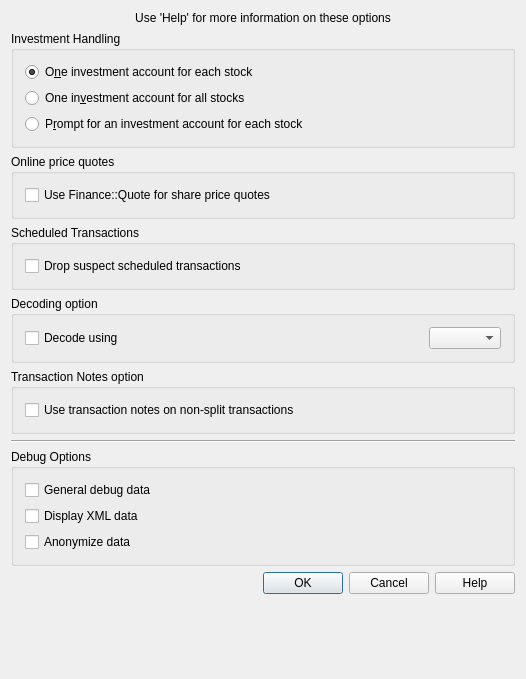
<?xml version="1.0" encoding="UTF-8"?>
<ui version="4.0">
 <class>KGncImportOptionsDlg</class>
 <widget class="QDialog" name="KGncImportOptionsDlg">
  <property name="geometry">
   <rect>
    <x>0</x>
    <y>0</y>
    <width>526</width>
    <height>679</height>
   </rect>
  </property>
  <property name="minimumSize">
   <size>
    <width>526</width>
    <height>679</height>
   </size>
  </property>
  <property name="windowTitle">
   <string>GnuCash Import Options</string>
  </property>
  <layout class="QVBoxLayout" name="verticalLayout_2">
   <item>
    <widget class="QLabel" name="textLabel1">
     <property name="text">
      <string>Use 'Help' for more information on these options</string>
     </property>
     <property name="alignment">
      <set>Qt::AlignCenter</set>
     </property>
     <property name="wordWrap">
      <bool>false</bool>
     </property>
    </widget>
   </item>
   <item>
    <widget class="QGroupBox" name="buttonInvestGroupBox">
     <property name="title">
      <string>Investment Handling</string>
     </property>
     <layout class="QVBoxLayout">
      <item>
       <widget class="QRadioButton" name="radioInvest1">
        <property name="text">
         <string>O&amp;ne investment account for each stock</string>
        </property>
        <property name="checked">
         <bool>true</bool>
        </property>
        <attribute name="buttonGroup">
         <string notr="true">buttonInvestGroup</string>
        </attribute>
       </widget>
      </item>
      <item>
       <widget class="QRadioButton" name="radioInvest2">
        <property name="text">
         <string>One in&amp;vestment account for all stocks</string>
        </property>
        <attribute name="buttonGroup">
         <string notr="true">buttonInvestGroup</string>
        </attribute>
       </widget>
      </item>
      <item>
       <widget class="QRadioButton" name="radioInvest3">
        <property name="text">
         <string>P&amp;rompt for an investment account for each stock</string>
        </property>
        <attribute name="buttonGroup">
         <string notr="true">buttonInvestGroup</string>
        </attribute>
       </widget>
      </item>
     </layout>
    </widget>
   </item>
   <item>
    <widget class="QGroupBox" name="buttonGroupBox5">
     <property name="title">
      <string>Online price quotes</string>
     </property>
     <layout class="QVBoxLayout">
      <item>
       <widget class="QCheckBox" name="checkFinanceQuote">
        <property name="text">
         <string>Use Finance::Quote for share price quotes</string>
        </property>
        <attribute name="buttonGroup">
         <string notr="true">buttonGroup5</string>
        </attribute>
       </widget>
      </item>
     </layout>
    </widget>
   </item>
   <item>
    <widget class="QGroupBox" name="buttonGroupBox2">
     <property name="title">
      <string>Scheduled Transactions</string>
     </property>
     <layout class="QVBoxLayout">
      <item>
       <widget class="QCheckBox" name="checkSchedules">
        <property name="text">
         <string>Drop suspect scheduled transactions</string>
        </property>
        <attribute name="buttonGroup">
         <string notr="true">buttonGroup2</string>
        </attribute>
       </widget>
      </item>
     </layout>
    </widget>
   </item>
   <item>
    <widget class="QGroupBox" name="buttonGroupBox4">
     <property name="title">
      <string>Decoding option</string>
     </property>
     <layout class="QVBoxLayout">
      <item>
       <layout class="QHBoxLayout">
        <property name="spacing">
         <number>0</number>
        </property>
        <property name="leftMargin">
         <number>0</number>
        </property>
        <property name="topMargin">
         <number>0</number>
        </property>
        <property name="rightMargin">
         <number>0</number>
        </property>
        <property name="bottomMargin">
         <number>0</number>
        </property>
        <item>
         <widget class="QCheckBox" name="checkDecode">
          <property name="text">
           <string>Decode using</string>
          </property>
          <attribute name="buttonGroup">
           <string notr="true">buttonGroup4</string>
          </attribute>
         </widget>
        </item>
        <item>
         <spacer name="spacer4">
          <property name="orientation">
           <enum>Qt::Horizontal</enum>
          </property>
          <property name="sizeType">
           <enum>QSizePolicy::Expanding</enum>
          </property>
          <property name="sizeHint" stdset="0">
           <size>
            <width>140</width>
            <height>20</height>
           </size>
          </property>
         </spacer>
        </item>
        <item>
         <widget class="KComboBox" name="comboDecode"/>
        </item>
       </layout>
      </item>
     </layout>
    </widget>
   </item>
   <item>
    <widget class="QGroupBox" name="buttonGroupBox18">
     <property name="title">
      <string>Transaction Notes option</string>
     </property>
     <layout class="QVBoxLayout" name="verticalLayout">
      <item>
       <widget class="QCheckBox" name="checkTxNotes">
        <property name="text">
         <string>Use transaction notes on non-split transactions</string>
        </property>
        <attribute name="buttonGroup">
         <string notr="true">buttonGroup18</string>
        </attribute>
       </widget>
      </item>
     </layout>
    </widget>
   </item>
   <item>
    <widget class="Line" name="line1">
     <property name="frameShape">
      <enum>QFrame::HLine</enum>
     </property>
     <property name="frameShadow">
      <enum>QFrame::Sunken</enum>
     </property>
    </widget>
   </item>
   <item>
    <widget class="QGroupBox" name="buttonGroupBox3">
     <property name="title">
      <string>Debug Options</string>
     </property>
     <layout class="QVBoxLayout">
      <item>
       <widget class="QCheckBox" name="checkDebugGeneral">
        <property name="text">
         <string>General debug data</string>
        </property>
        <attribute name="buttonGroup">
         <string notr="true">buttonGroup3</string>
        </attribute>
       </widget>
      </item>
      <item>
       <widget class="QCheckBox" name="checkDebugXML">
        <property name="text">
         <string>Display XML data</string>
        </property>
        <attribute name="buttonGroup">
         <string notr="true">buttonGroup3</string>
        </attribute>
       </widget>
      </item>
      <item>
       <widget class="QCheckBox" name="checkAnonymize">
        <property name="text">
         <string>Anonymize data</string>
        </property>
        <attribute name="buttonGroup">
         <string notr="true">buttonGroup3</string>
        </attribute>
       </widget>
      </item>
     </layout>
    </widget>
   </item>
   <item>
    <widget class="QDialogButtonBox" name="buttonBox">
     <property name="standardButtons">
      <set>QDialogButtonBox::Cancel|QDialogButtonBox::Help|QDialogButtonBox::Ok</set>
     </property>
    </widget>
   </item>
   <item>
    <spacer name="verticalSpacer">
     <property name="orientation">
      <enum>Qt::Vertical</enum>
     </property>
     <property name="sizeHint" stdset="0">
      <size>
       <width>20</width>
       <height>25</height>
      </size>
     </property>
    </spacer>
   </item>
  </layout>
 </widget>
 <layoutdefault spacing="6" margin="11"/>
 <customwidgets>
  <customwidget>
   <class>KComboBox</class>
   <extends>QComboBox</extends>
   <header>kcombobox.h</header>
  </customwidget>
 </customwidgets>
 <resources/>
 <connections>
  <connection>
   <sender>buttonBox</sender>
   <signal>accepted()</signal>
   <receiver>KGncImportOptionsDlg</receiver>
   <slot>accept()</slot>
   <hints>
    <hint type="sourcelabel">
     <x>262</x>
     <y>599</y>
    </hint>
    <hint type="destinationlabel">
     <x>262</x>
     <y>339</y>
    </hint>
   </hints>
  </connection>
  <connection>
   <sender>buttonBox</sender>
   <signal>rejected()</signal>
   <receiver>KGncImportOptionsDlg</receiver>
   <slot>reject()</slot>
   <hints>
    <hint type="sourcelabel">
     <x>262</x>
     <y>599</y>
    </hint>
    <hint type="destinationlabel">
     <x>262</x>
     <y>339</y>
    </hint>
   </hints>
  </connection>
 </connections>
 <buttongroups>
  <buttongroup name="buttonGroup18"/>
  <buttongroup name="buttonGroup2"/>
  <buttongroup name="buttonGroup3"/>
  <buttongroup name="buttonGroup4"/>
  <buttongroup name="buttonGroup5"/>
  <buttongroup name="buttonInvestGroup"/>
 </buttongroups>
</ui>
